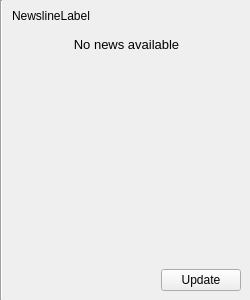
<?xml version="1.0" encoding="UTF-8"?>
<ui version="4.0">
 <class>NewslineWidget</class>
 <widget class="QWidget" name="NewslineWidget">
  <property name="geometry">
   <rect>
    <x>0</x>
    <y>0</y>
    <width>250</width>
    <height>300</height>
   </rect>
  </property>
  <property name="sizePolicy">
   <sizepolicy hsizetype="Preferred" vsizetype="Preferred">
    <horstretch>0</horstretch>
    <verstretch>0</verstretch>
   </sizepolicy>
  </property>
  <property name="minimumSize">
   <size>
    <width>0</width>
    <height>0</height>
   </size>
  </property>
  <property name="maximumSize">
   <size>
    <width>16777215</width>
    <height>16777215</height>
   </size>
  </property>
  <property name="windowTitle">
   <string>Form</string>
  </property>
  <layout class="QHBoxLayout" name="horizontalLayout">
   <property name="spacing">
    <number>0</number>
   </property>
   <property name="margin">
    <number>0</number>
   </property>
   <item>
    <widget class="QFrame" name="frame">
     <property name="frameShape">
      <enum>QFrame::VLine</enum>
     </property>
     <property name="frameShadow">
      <enum>QFrame::Sunken</enum>
     </property>
    </widget>
   </item>
   <item>
    <widget class="QFrame" name="ContentsFrame">
     <property name="sizePolicy">
      <sizepolicy hsizetype="Minimum" vsizetype="Preferred">
       <horstretch>0</horstretch>
       <verstretch>0</verstretch>
      </sizepolicy>
     </property>
     <property name="minimumSize">
      <size>
       <width>0</width>
       <height>0</height>
      </size>
     </property>
     <property name="maximumSize">
      <size>
       <width>16777215</width>
       <height>16777215</height>
      </size>
     </property>
     <property name="frameShape">
      <enum>QFrame::NoFrame</enum>
     </property>
     <property name="frameShadow">
      <enum>QFrame::Raised</enum>
     </property>
     <layout class="QVBoxLayout" name="verticalLayout_3" stretch="0,0,0,1,0,0">
      <item>
       <widget class="QLabel" name="NewslineLabel">
        <property name="text">
         <string notr="true">NewslineLabel</string>
        </property>
       </widget>
      </item>
      <item>
       <spacer name="verticalSpacer">
        <property name="orientation">
         <enum>Qt::Vertical</enum>
        </property>
        <property name="sizeType">
         <enum>QSizePolicy::Fixed</enum>
        </property>
        <property name="sizeHint" stdset="0">
         <size>
          <width>20</width>
          <height>8</height>
         </size>
        </property>
       </spacer>
      </item>
      <item>
       <widget class="QLabel" name="NoNewsLabel">
        <property name="font">
         <font>
          <pointsize>10</pointsize>
         </font>
        </property>
        <property name="text">
         <string>No news available</string>
        </property>
        <property name="scaledContents">
         <bool>false</bool>
        </property>
        <property name="alignment">
         <set>Qt::AlignCenter</set>
        </property>
        <property name="textInteractionFlags">
         <set>Qt::NoTextInteraction</set>
        </property>
       </widget>
      </item>
      <item>
       <widget class="QScrollArea" name="scrollArea">
        <property name="sizePolicy">
         <sizepolicy hsizetype="Preferred" vsizetype="Expanding">
          <horstretch>0</horstretch>
          <verstretch>0</verstretch>
         </sizepolicy>
        </property>
        <property name="frameShape">
         <enum>QFrame::NoFrame</enum>
        </property>
        <property name="horizontalScrollBarPolicy">
         <enum>Qt::ScrollBarAlwaysOff</enum>
        </property>
        <property name="widgetResizable">
         <bool>true</bool>
        </property>
        <property name="alignment">
         <set>Qt::AlignLeading|Qt::AlignLeft|Qt::AlignTop</set>
        </property>
        <widget class="QWidget" name="NewslineContents">
         <property name="geometry">
          <rect>
           <x>0</x>
           <y>0</y>
           <width>229</width>
           <height>170</height>
          </rect>
         </property>
         <property name="sizePolicy">
          <sizepolicy hsizetype="Minimum" vsizetype="Preferred">
           <horstretch>0</horstretch>
           <verstretch>0</verstretch>
          </sizepolicy>
         </property>
         <property name="styleSheet">
          <string notr="true"/>
         </property>
         <layout class="QVBoxLayout" name="verticalLayout_2">
          <property name="sizeConstraint">
           <enum>QLayout::SetDefaultConstraint</enum>
          </property>
          <property name="margin">
           <number>6</number>
          </property>
         </layout>
        </widget>
       </widget>
      </item>
      <item>
       <spacer name="verticalSpacer_2">
        <property name="orientation">
         <enum>Qt::Vertical</enum>
        </property>
        <property name="sizeType">
         <enum>QSizePolicy::Fixed</enum>
        </property>
        <property name="sizeHint" stdset="0">
         <size>
          <width>20</width>
          <height>12</height>
         </size>
        </property>
       </spacer>
      </item>
      <item>
       <layout class="QHBoxLayout" name="horizontalLayout_6">
        <item>
         <spacer name="horizontalSpacer_5">
          <property name="orientation">
           <enum>Qt::Horizontal</enum>
          </property>
          <property name="sizeHint" stdset="0">
           <size>
            <width>40</width>
            <height>20</height>
           </size>
          </property>
         </spacer>
        </item>
        <item>
         <widget class="QPushButton" name="UpdateButton">
          <property name="text">
           <string>Update</string>
          </property>
         </widget>
        </item>
       </layout>
      </item>
     </layout>
    </widget>
   </item>
  </layout>
 </widget>
 <resources/>
 <connections/>
</ui>
